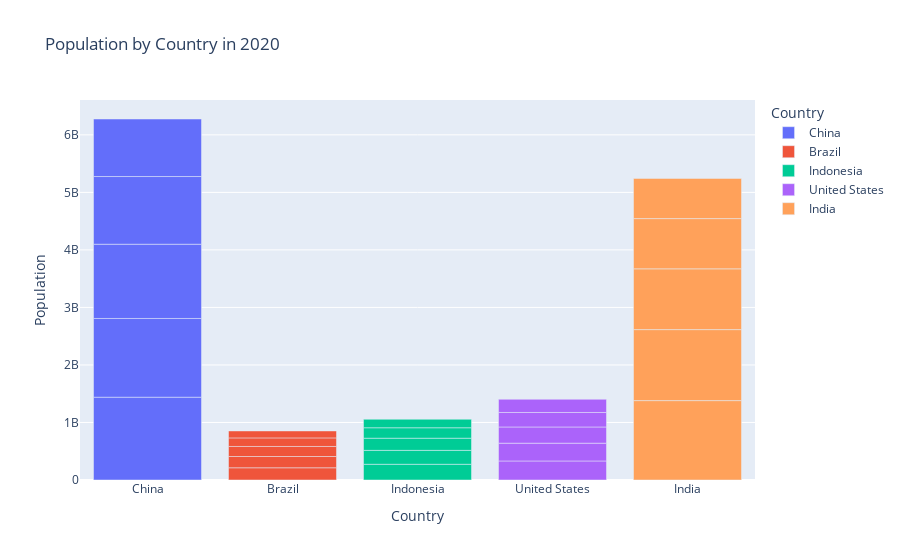

This figure's notebook cell:
### Markdown cell above
# Barplot grouped by “n” variables

### Code cell
# selecting a few years
df_sample = df_population[df_population['year'].isin([1980, 1990, 2000, 2010, 2020])]
#plotting
fig = px.bar(df_sample,
             x='country',
             y='population',
             color='country',
             title='Population by Country in 2020',
             labels={'population': 'Population', 'country': 'Country'})

fig.show()

### Figure 1 — Plotly figure (JSON) as saved in the notebook; plotly's stock layout.template omitted (floating-point values rounded to 4 significant figures)
{"data": [{"alignmentgroup": "True", "hovertemplate": "Country=%{x}<br>Population=%{y}<extra></extra>", "legendgroup": "China", "marker": {"color": "#636efa", "pattern": {"shape": ""}}, "name": "China", "offsetgroup": "China", "orientation": "v", "showlegend": true, "textposition": "auto", "type": "bar", "x": ["China", "China", "China", "China", "China"], "xaxis": "x", "y": [1439323776, 1368810615, 1290550765, 1176883674, 1000089235], "yaxis": "y"}, {"alignmentgroup": "True", "hovertemplate": "Country=%{x}<br>Population=%{y}<extra></extra>", "legendgroup": "Brazil", "marker": {"color": "#EF553B", "pattern": {"shape": ""}}, "name": "Brazil", "offsetgroup": "Brazil", "orientation": "v", "showlegend": true, "textposition": "auto", "type": "bar", "x": ["Brazil", "Brazil", "Brazil", "Brazil", "Brazil"], "xaxis": "x", "y": [212559417, 195713635, 174790340, 149003223, 120694009], "yaxis": "y"}, {"alignmentgroup": "True", "hovertemplate": "Country=%{x}<br>Population=%{y}<extra></extra>", "legendgroup": "Indonesia", "marker": {"color": "#00cc96", "pattern": {"shape": ""}}, "name": "Indonesia", "offsetgroup": "Indonesia", "orientation": "v", "showlegend": true, "textposition": "auto", "type": "bar", "x": ["Indonesia", "Indonesia", "Indonesia", "Indonesia", "Indonesia"], "xaxis": "x", "y": [273523615, 241834215, 211513823, 181413402, 147447836], "yaxis": "y"}, {"alignmentgroup": "True", "hovertemplate": "Country=%{x}<br>Population=%{y}<extra></extra>", "legendgroup": "United States", "marker": {"color": "#ab63fa", "pattern": {"shape": ""}}, "name": "United States", "offsetgroup": "United States", "orientation": "v", "showlegend": true, "textposition": "auto", "type": "bar", "x": ["United States", "United States", "United States", "United States", "United States"], "xaxis": "x", "y": [331002651, 309011475, 281710909, 252120309, 229476354], "yaxis": "y"}, {"alignmentgroup": "True", "hovertemplate": "Country=%{x}<br>Population=%{y}<extra></extra>", "legendgroup": "India", "marker": {"color": "#FFA15A", "pattern": {"shape": ""}}, "name": "India", "offsetgroup": "India", "orientation": "v", "showlegend": true, "textposition": "auto", "type": "bar", "x": ["India", "India", "India", "India", "India"], "xaxis": "x", "y": [1380004385, 1234281170, 1056575549, 873277798, 698952844], "yaxis": "y"}], "layout": {"barmode": "relative", "legend": {"title": {"text": "Country"}, "tracegroupgap": 0}, "title": {"text": "Population by Country in 2020"}, "xaxis": {"anchor": "y", "categoryarray": ["China", "Brazil", "Indonesia", "United States", "India"], "categoryorder": "array", "domain": [0, 1], "title": {"text": "Country"}}, "yaxis": {"anchor": "x", "domain": [0, 1], "title": {"text": "Population"}}}}
